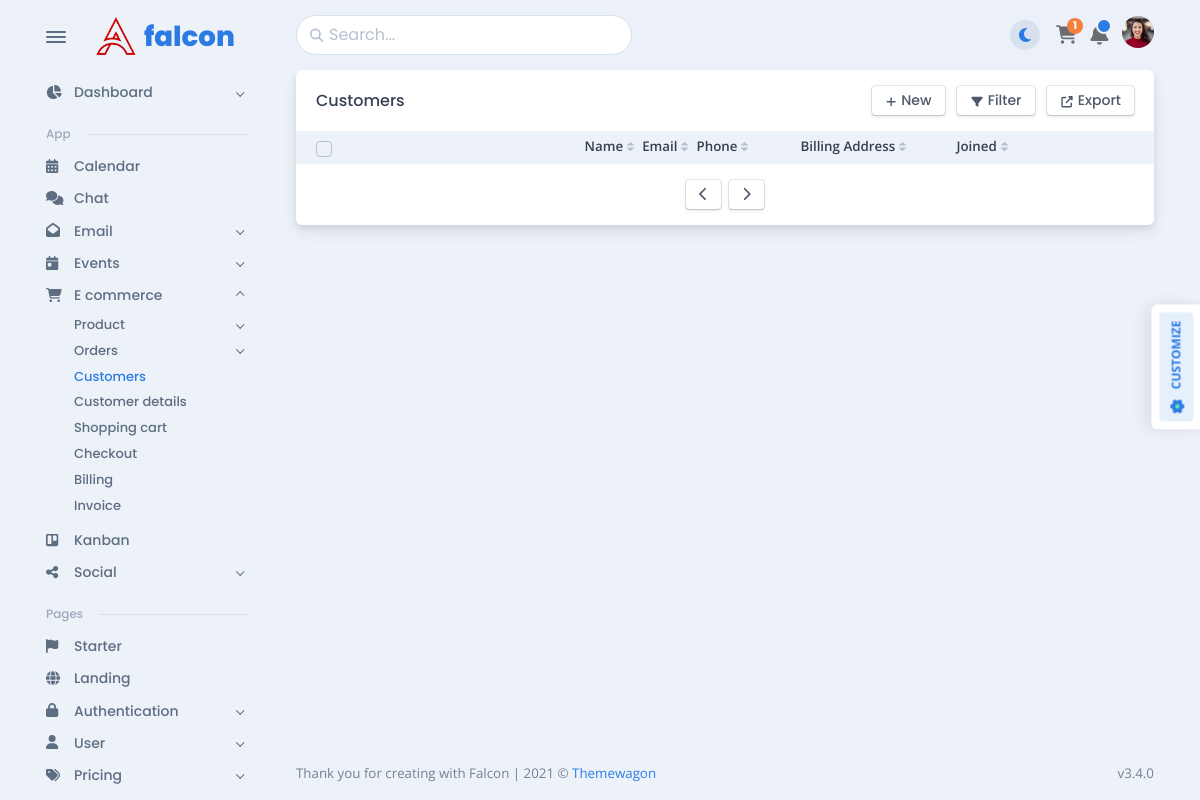
Before: /users/ with the older database file.
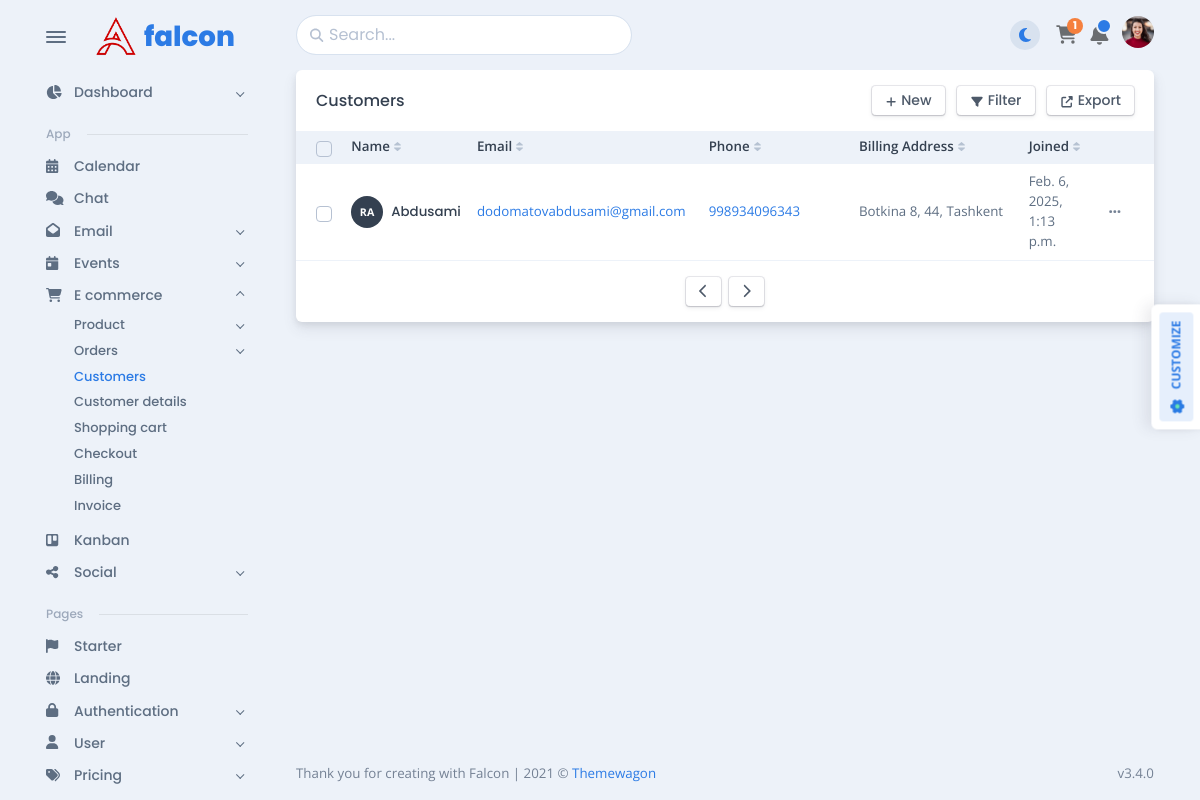
After: the same page with the newer database file.
### users/models.py (models this page shows, shortened)
class BaseModel(models.Model):
    created_at = models.DateTimeField(auto_now_add=True)
    updated_at = models.DateTimeField(auto_now=True)
    class Meta:
        abstract = True

class UserProfile(BaseModel):
    email = models.EmailField(unique=True)
    name = models.CharField(max_length=255)  # ✅ This field exists
    phone = models.PositiveIntegerField(default=0)
    address = models.CharField(max_length=255, default='Tashkent')
    is_active = models.BooleanField(default=True)
    is_staff = models.BooleanField(default=False)

### users/views.py (the view)
# urls.py: path('', views.customer_list, name='customer-list'),
def customer_list(request):
    users = UserProfile.objects.all()
    context = {
        'users': users,
    }
    return render(request, 'users/customer_list.html', context)

### users/templates/users/customer_list.html (shortened to what the changed rows need)
{% load static %}
<!DOCTYPE html>
<html lang="en-US" dir="ltr">
  <head>
    <link href="{% static "vendors/overlayscrollbars/OverlayScrollbars.min.css" %}" rel="stylesheet">
    <link href="{% static "assets/css/theme-rtl.min.css" %}" rel="stylesheet" id="style-rtl">
    <link href="{% static "assets/css/theme.min.css" %}" rel="stylesheet" id="style-default">
    <link href="{% static "assets/css/user-rtl.min.css" %}" rel="stylesheet" id="user-style-rtl">
    <link href="{% static "assets/css/user.min.css" %}" rel="stylesheet" id="user-style-default">
  </head>
  <body>
    <main class="main" id="top">
      <div class="container" data-layout="container">
        <div class="content">
          <div class="card mb-3" id="customersTable" data-list='{"valueNames":["name","email","phone","address","joined"],"page":10,"pagination":true}'>
            <div class="card-body p-0">
              <div class="table-responsive">
                <table class="table table-sm table-striped fs--1 mb-0 overflow-hidden">
                  <thead class="bg-200 text-900">
                    <tr>
                      <th>
                        <div class="form-check fs-0 mb-0 d-flex align-items-center">
                          <input class="form-check-input" id="checkbox-bulk-customers-select" type="checkbox" data-bulk-select='{"body":"table-customers-body","actions":"table-customers-actions","replacedElement":"table-customers-replace-element"}' />
                        </div>
                      </th>
                      <th class="sort pe-1 align-middle white-space-nowrap" data-sort="name">Name</th>
                      <th class="sort pe-1 align-middle white-space-nowrap" data-sort="email">Email</th>
                      <th class="sort pe-1 align-middle white-space-nowrap" data-sort="phone">Phone</th>
                      <th class="sort pe-1 align-middle white-space-nowrap ps-5" data-sort="address" style="min-width: 200px;">Billing Address</th>
                      <th class="sort pe-1 align-middle white-space-nowrap" data-sort="joined">Joined</th>
                      <th class="align-middle no-sort"></th>
                    </tr>
                  </thead>
                  <tbody class="list" id="table-customers-body">
                    {% for user in users  %}
                      <tr class="btn-reveal-trigger">
                      <td class="align-middle py-2" style="width: 28px;">
                        <div class="form-check fs-0 mb-0 d-flex align-items-center">
                          <input class="form-check-input" type="checkbox" id="customer-0" data-bulk-select-row="data-bulk-select-row" />
                        </div>
                      </td>
                      <td class="name align-middle white-space-nowrap py-2"><a href="../../app/e-commerce/customer-details.html">
                          <div class="d-flex d-flex align-items-center">
                            <div class="avatar avatar-xl me-2">
                              <div class="avatar-name rounded-circle"><span>RA</span></div>
                            </div>
                            <div class="flex-1">
                              <h5 class="mb-0 fs--1">{{ user.name }}</h5>
                            </div>
                          </div>
                        </a></td>
                      <td class="email align-middle py-2"><a href="mailto:ricky@example.com">{{user.email}}</a></td>
                      <td class="phone align-middle white-space-nowrap py-2"><a href="tel:2012001851">{{user.phone}}</a></td>
                      <td class="address align-middle white-space-nowrap ps-5 py-2">{{ user.address }}</td>
                      <td class="joined align-middle py-2">{{ user.created_at }}</td>
                      <td class="align-middle white-space-nowrap py-2 text-end">
                        <div class="dropdown font-sans-serif position-static">
                          <button class="btn btn-link text-600 btn-sm dropdown-toggle btn-reveal" type="button" id="customer-dropdown-0" data-bs-toggle="dropdown" data-boundary="window" aria-haspopup="true" aria-expanded="false"><span class="fas fa-ellipsis-h fs--1"></span></button>
                        </div>
                      </td>
                      </tr>
                    {% endfor %}
                  </tbody>
                </table>
              </div>
            </div>
          </div>
        </div>
      </div>
    </main>
  </body>
</html>

Changed rows visible on the page:
added UserProfile: name "Abdusami", email "dodomatovabdusami@gmail.com", phone "998934096343", address "Botkina 8, 44, Tashkent", created_at "Feb. 6, 2025, 1:13 p.m."
